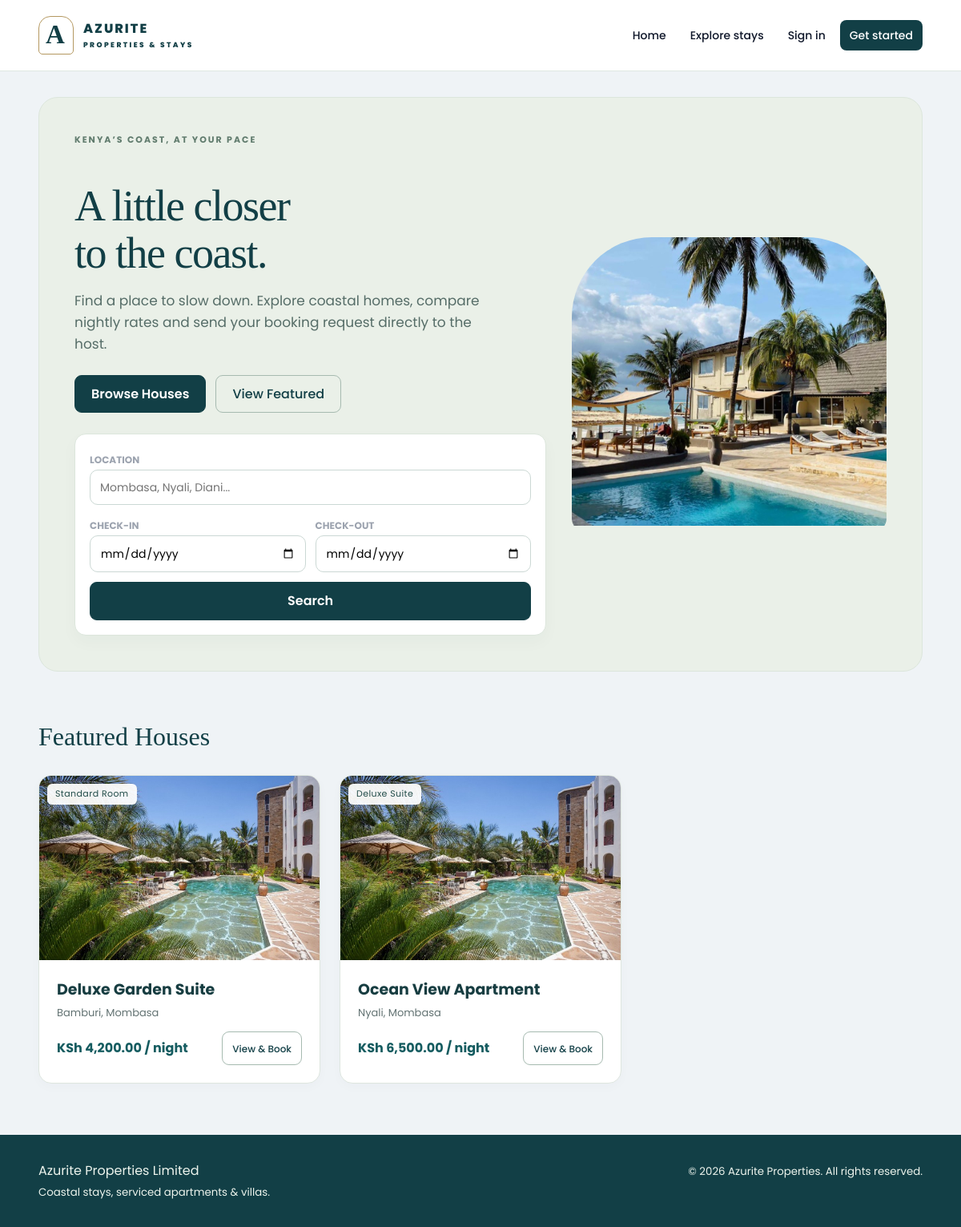
Screenshot of /public/ with the database file from the repository.
### tables this page shows
CREATE TABLE rooms (
  id INT AUTO_INCREMENT PRIMARY KEY,
  category_id INT NULL,
  owner_id INT NULL,
  name VARCHAR(150) NOT NULL,
  price_ksh DECIMAL(10,2) NOT NULL,
  cover_image VARCHAR(255),
  location_text VARCHAR(150),
  description TEXT,
  is_active TINYINT(1) NOT NULL DEFAULT 1,
  created_at DATETIME DEFAULT CURRENT_TIMESTAMP,
  FOREIGN KEY (category_id) REFERENCES room_categories(id),
  FOREIGN KEY (owner_id) REFERENCES users(id)
);

CREATE TABLE room_categories (
  id INT AUTO_INCREMENT PRIMARY KEY,
  name VARCHAR(100) NOT NULL,
  base_price_ksh DECIMAL(10,2) DEFAULT 0,
  image_path VARCHAR(255),
  is_active TINYINT(1) NOT NULL DEFAULT 1
);

### includes/helpers.php (called while the page is built, shortened)
<?php
function public_base() {
    $script = str_replace('\\', '/', $_SERVER['SCRIPT_NAME'] ?? '/public/index.php');
    $position = strrpos($script, '/public/');
    return $position === false ? '/' : substr($script, 0, $position) . '/public/';
}
function e($str) {
    return htmlspecialchars((string)($str ?? ''), ENT_QUOTES | ENT_SUBSTITUTE, 'UTF-8');
}
function format_ksh($amount) {
    return 'KSh ' . number_format((float)$amount, 2);
}
function is_logged_in() {
    return !empty($_SESSION['user']);
}

### public/index.php (the view)
<?php
require_once __DIR__ . '/../includes/db.php';
require_once __DIR__ . '/../includes/helpers.php';
$stmt = $pdo->query("SELECT r.id, r.name, r.price_ksh, r.location_text, r.cover_image, c.name AS category
                     FROM rooms r
                     LEFT JOIN room_categories c ON c.id = r.category_id
                     WHERE r.is_active = 1
                     ORDER BY r.id DESC
                     LIMIT 6");
$rooms = $stmt->fetchAll(PDO::FETCH_ASSOC);
include __DIR__ . '/../includes/header.php';
?>
<section class="hero">
  <div class="hero-text">
    <div class="eyebrow">Kenya’s coast, at your pace</div>
    <h1>A little closer<br>to the coast.</h1>
    <p>Find a place to slow down. Explore coastal homes, compare nightly rates and send your booking request directly to the host.</p>
    <div class="hero-actions">
      <a href="rooms.php" class="btn-primary">Browse Houses</a>
      <a href="#featured" class="btn-outline">View Featured</a>
    </div>
    <form class="search-bar" action="rooms.php" method="get">
      <div>
        <label>Location</label>
        <input type="text" name="q" placeholder="Mombasa, Nyali, Diani...">
      </div>
      <div>
        <label>Check-in</label>
        <input type="date" name="checkin">
      </div>
      <div>
        <label>Check-out</label>
        <input type="date" name="checkout">
      </div>
      <div>
        <button class="search-btn" type="submit">Search</button>
      </div>
    </form>
  </div>
  <div class="hero-visual">
    <div class="hero-visual-inner">
      <img src="assets/img/outside_1.jpg" alt="Coastal apartment">
    </div>
  </div>
</section>
<div id="featured" class="section-heading">
  <h2>Featured Houses</h2>
</div>
<div class="card-grid">
  <?php if ($rooms): ?>
    <?php foreach ($rooms as $r): ?>
      <div class="card">
        <div class="card-image">
          <?php if ($r['cover_image']): ?>
            <img src="uploads/room_photos/<?php echo e($r['cover_image']); ?>" alt="<?php echo e($r['name']); ?>">
          <?php else: ?>
            <img src="assets/img/outside_2.jpg" alt="House">
          <?php endif; ?>
          <div class="card-tag"><?php echo e($r['category'] ?? 'Apartment'); ?></div>
        </div>
        <div class="card-body">
          <h3><?php echo e($r['name']); ?></h3>
          <div class="card-meta"><?php echo e($r['location_text']); ?></div>
          <div class="card-bottom">
            <span class="card-price"><?php echo format_ksh($r['price_ksh']); ?> / night</span>
            <a href="room.php?id=<?php echo (int)$r['id']; ?>" class="btn-outline" style="padding:6px 12px;font-size:12px;">View &amp; Book</a>
          </div>
        </div>
      </div>
    <?php endforeach; ?>
  <?php else: ?>
    <p>New stays are on the way. Please check back soon.</p>
  <?php endif; ?>
</div>
<?php include __DIR__ . '/../includes/footer.php'; ?>

### includes/header.php (shortened to what this page needs)
<?php
require_once __DIR__ . '/helpers.php';
$base = public_base();
?>
<!DOCTYPE html>
<html lang="en">
<head>
  <link rel="stylesheet" href="<?= e($base) ?>assets/css/style.css">
  <link rel="stylesheet" href="<?= e($base) ?>assets/css/modern.css">
  <link rel="stylesheet" href="<?= e($base) ?>assets/css/polish.css">
</head>
<body>
<header class="top-header">
  <div class="container">
    <a class="brand" href="<?= e($base) ?>index.php" aria-label="Azurite home"><span class="brand-mark">A</span><span>AZURITE<small>PROPERTIES &amp; STAYS</small></span></a>
    <nav class="main-nav" aria-label="Main navigation">
      <ul>
        <li><a href="<?= e($base) ?>index.php">Home</a></li>
        <li><a href="<?= e($base) ?>rooms.php">Explore stays</a></li>
        <?php if (is_logged_in()): ?>
          <li><a href="<?= e($base) ?>profile.php">Profile</a></li>
          <?php if (is_tenant()): ?><li><a href="<?= e($base) ?>my_bookings.php">My bookings</a></li><?php endif; ?>
          <li><a href="<?= e($base) ?>logout.php">Sign out</a></li>
        <?php else: ?>
          <li><a href="<?= e($base) ?>login.php">Sign in</a></li>
          <li><a class="nav-cta" href="<?= e($base) ?>register.php">Get started</a></li>
        <?php endif; ?>
      </ul>
    </nav>
  </div>
</header>
<main id="main-content">
<div class="container">

### includes/footer.php
  </div>
</main>
<footer class="site-footer">
  <div class="container">
    <div>Azurite Properties Limited<br><small>Coastal stays, serviced apartments &amp; villas.</small></div>
    <div><small>&copy; <?php echo date('Y'); ?> Azurite Properties. All rights reserved.</small></div>
  </div>
</footer>
</body>
</html>

### public/assets/css/style.css (style rules this page uses)
body { font-family: "Poppins", sans-serif !important; color: #444444; width: 100%; height: calc(100%); overflow-x: hidden; background: #eff3f6 !important; }
a { color: #1977cc; }
section { padding: 60px 0; overflow: hidden; }
.btn-primary { background-color: #1e245a; border: 1px solid #1e245a; color: #ffffff; }

### public/assets/css/modern.css (style rules this page uses)
:root { --az-primary:#0B1D3A; --az-primary-soft:#1C6DD0; --az-bg:#f5f7fb; --az-card-bg:#ffffff; --az-muted:#6b7280; --az-radius:18px; --az-shadow:0 18px 40px rgba(15,23,42,.18); }
body { font-family:'Poppins',system-ui,-apple-system,Segoe UI,Roboto,sans-serif; background:linear-gradient(135deg,#f5f7fb,#ecf2ff); color:#111827; }
.container { width:min(1200px,92vw); margin:0 auto; }
.top-header { position:sticky; top:0; z-index:40; backdrop-filter:blur(14px); background:rgba(245,247,251,.88); border-bottom:1px solid rgba(148,163,184,.25); }
.top-header .container { display:flex; align-items:center; justify-content:space-between; padding:14px 0; }
.main-nav ul { margin:0; padding:0; list-style:none; display:flex; gap:18px; align-items:center; }
.main-nav a { font-weight:500; color:#0f172a; text-decoration:none; padding:8px 14px; border-radius:999px; transition:.15s ease; }
.hero { display:grid; grid-template-columns:minmax(0,3fr) minmax(0,2fr); gap:32px; align-items:center; padding:40px 0 32px; }
.hero-text h1 { font-size:clamp(32px,3.4vw,44px); font-weight:700; margin-bottom:10px; color:var(--az-primary); }
.hero-text p { color:var(--az-muted); max-width:40rem; }
.hero-actions { margin-top:22px; display:flex; flex-wrap:wrap; gap:12px; }
.btn-primary { display:inline-flex; align-items:center; justify-content:center; padding:10px 20px; border-radius:999px; border:none; background:linear-gradient(135deg,#1C6DD0,#0B1D3A); color:#ffffff; font-weight:600; box-shadow:var(--az-shadow); cursor:pointer; text-decoration:none; }
.btn-outline { display:inline-flex; align-items:center; justify-content:center; padding:10px 20px; border-radius:999px; border:1px solid rgba(148,163,184,.6); background:rgba(255,255,255,.8); color:#0f172a; font-weight:500; text-decoration:none; }
.hero-visual { border-radius:26px; background:linear-gradient(145deg,#0B1D3A,#1C6DD0); padding:4px; box-shadow:var(--az-shadow); }
.hero-visual-inner { border-radius:22px; overflow:hidden; position:relative; }
.hero-visual-inner img { width:100%; height:100%; object-fit:cover; }
.search-bar { margin-top:26px; display:grid; grid-template-columns:2fr repeat(2,1.2fr) auto; gap:12px; padding:12px; border-radius:999px; background:rgba(255,255,255,.9); box-shadow:0 10px 30px rgba(15,23,42,.12); }
.search-bar label { font-size:12px; text-transform:uppercase; color:#9ca3af; margin-bottom:4px; }
.search-bar input { border:none; outline:none; width:100%; font-size:14px; background:transparent; }
.search-btn { border-radius:999px; padding:10px 20px; border:none; background:#0B1D3A; color:#fff; font-weight:600; cursor:pointer; }
.section-heading { display:flex; justify-content:space-between; align-items:center; margin:24px 0 14px; }
.section-heading h2 { margin:0; font-size:22px; }
.card-grid { display:grid; grid-template-columns:repeat(auto-fill,minmax(260px,1fr)); gap:20px; margin-bottom:40px; }
.card { background:var(--az-card-bg); border-radius:var(--az-radius); overflow:hidden; box-shadow:var(--az-shadow); border:none; display:flex; flex-direction:column; }
.card-image { position:relative; overflow:hidden; }
.card-image img { width:100%; height:200px; object-fit:cover; display:block; transition:transform .4s ease; }
.card-tag { position:absolute; top:10px; left:10px; padding:4px 10px; font-size:11px; border-radius:999px; background:rgba(15,23,42,.75); color:#fff; }
.card-body { padding:14px 16px 16px; display:flex; flex-direction:column; gap:4px; }
.card-body h3 { margin:0; font-size:17px; }
.card-meta { font-size:13px; color:var(--az-muted); }
.card-bottom { margin-top:8px; display:flex; align-items:center; justify-content:space-between; font-size:13px; }
.card-price { font-weight:700; color:var(--az-primary); }
.site-footer { margin-top:40px; padding:22px 0; background:#0B1D3A; color:#e5e7eb; }
.site-footer .container { display:flex; justify-content:space-between; gap:12px; flex-wrap:wrap; }

### rows the page displays
rooms: category.name "Standard Room", name "Deluxe Garden Suite", location_text "Bamburi, Mombasa", price_ksh "KSh 4,200.00"
rooms: category.name "Deluxe Suite", name "Ocean View Apartment", location_text "Nyali, Mombasa", price_ksh "KSh 6,500.00"
